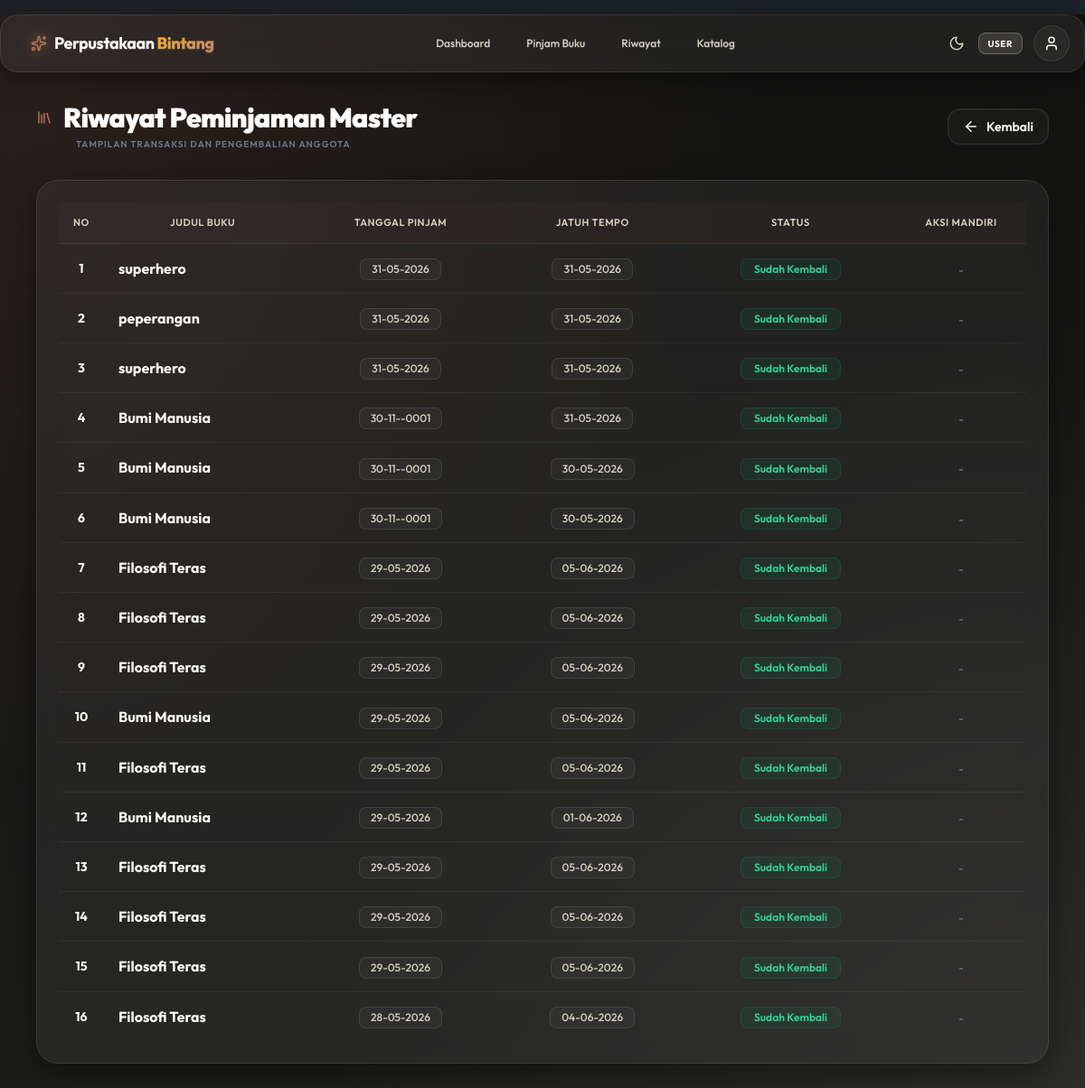
/peminjaman.php (signed in), run on the app's committed database.
### tables this page shows
CREATE TABLE `peminjaman` (
  `id` int(11) NOT NULL,
  `user_id` int(11) NOT NULL,
  `buku_id` int(11) NOT NULL,
  `tanggal_pinjam` date NOT NULL,
  `tanggal_kembali` date NOT NULL,
  `status` enum('dipinjam','dikembalikan','terlambat') NOT NULL DEFAULT 'dipinjam',
  `tanggal_dikembalikan` date DEFAULT NULL
);

CREATE TABLE `buku` (
  `id` int(11) NOT NULL,
  `judul` varchar(200) NOT NULL,
  `penulis` varchar(100) NOT NULL,
  `penerbit` varchar(100) DEFAULT NULL,
  `tahun` int(11) DEFAULT NULL,
  `status` varchar(20) DEFAULT 'tersedia',
  `stok` int(11) DEFAULT 1,
  `created_at` timestamp NOT NULL DEFAULT current_timestamp()
);

### peminjaman.php (the view, shortened to what this page needs)
<?php
include __DIR__ . '/koneksi.php';
$user_id = $_SESSION['user_id'];
?>
<!DOCTYPE html>
<html lang="id" data-theme="night">
<head>
    <link href="https://cdn.jsdelivr.net/npm/daisyui@5" rel="stylesheet" type="text/css" />
    <script src="https://cdn.jsdelivr.net/npm/@tailwindcss/browser@4"></script>
    <link rel="stylesheet" href="style.css">
</head>
<body class="min-h-screen pb-12">
    <?php include 'navbar.php'; ?>
    <main class="container mx-auto px-4 mt-8 max-w-6xl">
        <div class="flex flex-col sm:flex-row justify-between items-center gap-4 mb-8">
            <div class="text-center sm:text-left">
                <h2 class="text-3xl font-black tracking-tight flex items-center justify-center sm:justify-start gap-3 text-white">
                    <i data-lucide="library" class="icon-indigo w-8 h-8"></i>
                    <span>Riwayat Peminjaman Master</span>
                </h2>
                <p class="text-[10px] text-slate-400 opacity-70 mt-1 uppercase tracking-widest font-semibold ml-11">Tampilan Transaksi Dan Pengembalian Anggota</p>
            </div>
            <a href="dashboard.php" class="btn btn-premium-ghost border border-white/5 rounded-2xl hover:bg-white/5 text-slate-300 text-sm gap-2">
                <i data-lucide="arrow-left" class="w-4 h-4"></i> Kembali
            </a>
        </div>
        <div class="glass-card p-6 shadow-xl">
            <div class="overflow-x-auto w-full">
                <table class="custom-table w-full">
                    <thead>
                        <tr>
                            <th class="w-12 text-center">No</th>
                            <th>Judul Buku</th>
                            <th class="text-center">Tanggal Pinjam</th>
                            <th class="text-center">Jatuh Tempo</th>
                            <th class="text-center">Status</th>
                            <th class="text-center w-36">Aksi Mandiri</th>
                        </tr>
                    </thead>
                    <tbody>
                        <?php
                        $no = 1;
                        $query = mysqli_query($koneksi, "SELECT p.*, b.judul FROM peminjaman p JOIN buku b ON p.buku_id=b.id WHERE p.user_id='$user_id' ORDER BY p.id DESC");
                        while($p = mysqli_fetch_assoc($query)):
                        ?>
                        <tr>
                            <td class="text-center text-slate-500 font-bold text-sm"><?= $no++ ?></td>
                            <td class="py-4 font-bold text-white"><?= htmlspecialchars($p['judul']) ?></td>
                            <td class="text-center"><span class="badge badge-premium-ghost py-2 px-3 text-slate-300 text-xs"><?= date('d-m-Y', strtotime($p['tanggal_pinjam'])) ?></span></td>
                            <td class="text-center"><span class="badge badge-premium-ghost py-2 px-3 text-slate-300 text-xs"><?= $p['tanggal_kembali'] ? date('d-m-Y', strtotime($p['tanggal_kembali'])) : '-' ?></span></td>
                            <td class="text-center">
                                <?php if($p['status'] == 'dipinjam'): ?>
                                    <span class="badge badge-glass-info py-2.5 px-3.5 text-xs">Sedang Dipinjam</span>
                                <?php else: ?>
                                    <span class="badge badge-glass-success py-2.5 px-3.5 text-xs">Sudah Kembali</span>
                                <?php endif; ?>
                            </td>
                            <td class="text-center">
                                <?php if($p['status'] == 'dipinjam'): ?>
                                    <a href="kembalikan_user.php?id=<?= $p['id'] ?>&buku_id=<?= $p['buku_id'] ?>"
                                       onclick="return confirm('Apakah Anda yakin ingin mengembalikan buku ini?')"
                                       class="btn btn-premium btn-xs rounded-xl px-4 py-1 text-xs text-white gap-1 flex items-center justify-center">
                                        <i data-lucide="check-circle" class="w-3.5 h-3.5"></i> Kembalikan
                                    </a>
                                <?php else: ?>
                                    <span class="text-xs text-slate-500 font-semibold">-</span>
                                <?php endif; ?>
                            </td>
                        </tr>
                        <?php endwhile; ?>
                    </tbody>
                </table>
            </div>
        </div>
    </main>
</body>
</html>

### style.css (style rules this page uses)
:root, [data-theme="dark"] { --bg-dark: #121211; --bg-dark-glow: #1c1c1a; --bg-body-radial-1: rgba(177, 116, 87, 0.15); --bg-body-radial-2: rgba(74, 73, 71, 0.35); --accent-gold: #B17457; --accent-gold-glow: #c78668; --accent-indigo: #B17457; --accent-indigo-hover: #9c6246; --accent-primary: #B17457; --accent-secondary: #D8D2C2; --text-primary: #F9F7F0; --text-secondary: #D8D2C2; --text-muted: #8E8D8A; --glass-bg: rgba(74, 73, 71, 0.25); --glass-border: rgba(216, 210, 194, 0.12); --glass-border-focus: rgba(177, 116, 87, 0.4); --glass-shadow: 0 8px 32px 0 rgba(0, 0, 0, 0.45); --status-success-bg: rgba(16, 185, 129, 0.08); --status-success-text: #34d399; --status-success-border: rgba(16, 185, 129, 0.15); --status-error-bg: rgba(239, 68, 68, 0.08); --status-error-text: #f87171; --status-error-border: rgba(239, 68, 68, 0.15); --accent-danger: #f87171; --accent-danger-bg: rgba(239, 68, 68, 0.1); --accent-danger-border: rgba(239, 68, 68, 0.2); --status-info-bg: rgba(59, 130, 246, 0.08); --status-info-text: #60a5fa; --status-info-border: rgba(59, 130, 246, 0.15); }
body { font-family: 'Outfit', sans-serif !important; background-color: var(--bg-dark) !important; background-image: radial-gradient(at 0% 0%, var(--bg-body-radial-1) 0, transparent 50%), radial-gradient(at 100% 100%, var(--bg-body-radial-2) 0, transparent 50%), linear-gradient(180deg, var(--bg-dark) 0%, var(--bg-dark-glow) 100%) !important; background-attachment: fixed !important; background-size: cover !important; color: var(--text-primary) !important; min-height: 100vh; transition: background-color 0.3s ease, color 0.3s ease, background-image 0.3s ease !important; }
.glass-card { background: var(--glass-bg) !important; backdrop-filter: blur(16px) !important; -webkit-backdrop-filter: blur(16px) !important; border: 1px solid var(--glass-border) !important; box-shadow: var(--glass-shadow) !important; border-radius: 24px !important; transition: all 0.3s cubic-bezier(0.4, 0, 0.2, 1) !important; }
.btn-premium-ghost { background: rgba(142, 141, 138, 0.06) !important; border: 1px solid var(--glass-border) !important; color: var(--text-primary) !important; border-radius: 14px !important; transition: all 0.2s ease !important; }
.badge-glass-success { background: var(--status-success-bg) !important; color: var(--status-success-text) !important; border: 1px solid var(--status-success-border) !important; font-weight: 600 !important; }
.custom-table { width: 100%; border-collapse: collapse; }
.custom-table th { background: rgba(177, 116, 87, 0.04) !important; color: var(--text-secondary) !important; font-weight: 600 !important; text-transform: uppercase; font-size: 11px; letter-spacing: 0.05em; padding: 14px 16px !important; border-bottom: 1px solid var(--glass-border) !important; }
.custom-table td { padding: 14px 16px !important; border-bottom: 1px solid rgba(216, 210, 194, 0.06) !important; color: var(--text-primary); }
.custom-table tr:last-child td { border-bottom: none !important; }
.lucide { display: inline-block; stroke-width: 2px; width: 18px; height: 18px; color: currentColor; vertical-align: middle; }
.icon-indigo { color: var(--accent-primary) !important; }
.badge-premium-ghost { background: rgba(142, 141, 138, 0.08) !important; border: 1px solid var(--glass-border) !important; color: var(--text-secondary) !important; font-weight: 500; }

### data on the page
peminjaman: buku.judul "superhero", tanggal_pinjam "31-05-2026", tanggal_kembali "31-05-2026", status "Sudah Kembali"
peminjaman: buku.judul "peperangan", tanggal_pinjam "31-05-2026", tanggal_kembali "31-05-2026", status "Sudah Kembali"
peminjaman: buku.judul "superhero", tanggal_pinjam "31-05-2026", tanggal_kembali "31-05-2026", status "Sudah Kembali"
peminjaman: buku.judul "Bumi Manusia", tanggal_pinjam "30-11--0001", tanggal_kembali "31-05-2026", status "Sudah Kembali"
peminjaman: buku.judul "Bumi Manusia", tanggal_pinjam "30-11--0001", tanggal_kembali "30-05-2026", status "Sudah Kembali"
peminjaman: buku.judul "Bumi Manusia", tanggal_pinjam "30-11--0001", tanggal_kembali "30-05-2026", status "Sudah Kembali"
peminjaman: buku.judul "Filosofi Teras", tanggal_pinjam "29-05-2026", tanggal_kembali "05-06-2026", status "Sudah Kembali"
peminjaman: buku.judul "Filosofi Teras", tanggal_pinjam "29-05-2026", tanggal_kembali "05-06-2026", status "Sudah Kembali"
peminjaman: buku.judul "Filosofi Teras", tanggal_pinjam "29-05-2026", tanggal_kembali "05-06-2026", status "Sudah Kembali"
peminjaman: buku.judul "Bumi Manusia", tanggal_pinjam "29-05-2026", tanggal_kembali "05-06-2026", status "Sudah Kembali"
peminjaman: buku.judul "Filosofi Teras", tanggal_pinjam "29-05-2026", tanggal_kembali "05-06-2026", status "Sudah Kembali"
peminjaman: buku.judul "Bumi Manusia", tanggal_pinjam "29-05-2026", tanggal_kembali "01-06-2026", status "Sudah Kembali"
peminjaman: buku.judul "Filosofi Teras", tanggal_pinjam "29-05-2026", tanggal_kembali "05-06-2026", status "Sudah Kembali"
peminjaman: buku.judul "Filosofi Teras", tanggal_pinjam "29-05-2026", tanggal_kembali "05-06-2026", status "Sudah Kembali"
peminjaman: buku.judul "Filosofi Teras", tanggal_pinjam "29-05-2026", tanggal_kembali "05-06-2026", status "Sudah Kembali"
peminjaman: buku.judul "Filosofi Teras", tanggal_pinjam "28-05-2026", tanggal_kembali "04-06-2026", status "Sudah Kembali"

### other printed values
$role "USER"
